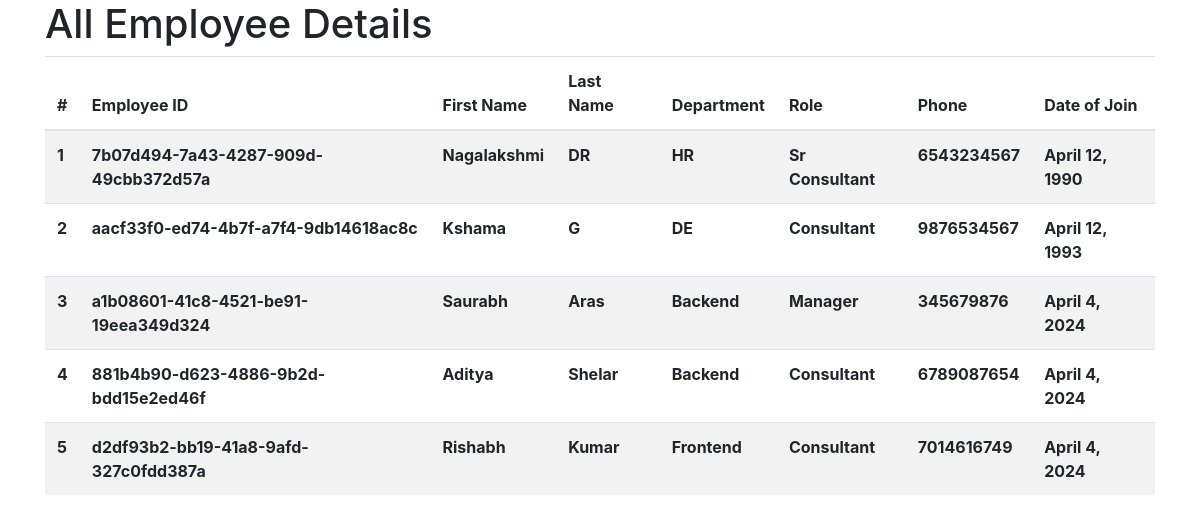
Page /all_emp/ on the committed database.
### employee_app/models.py (models this page shows, shortened)
class Employee(models.Model):
    emp_id = models.UUIDField(primary_key=True, default=uuid.uuid4)
    first_name = models.CharField(max_length=50)
    last_name = models.CharField(max_length=50)
    doj = models.DateField(auto_now=True)
    department = models.ForeignKey(Department, on_delete=models.CASCADE)
    salary = models.IntegerField(default=0)
    role = models.ForeignKey(Role, on_delete=models.CASCADE)
    phone = models.IntegerField(max_length=10)

class Department(models.Model):
    name = models.CharField(max_length=100, null=False)
    locatoin = models.CharField(max_length=100)

class Role(models.Model):
    name = models.CharField(max_length=100, null=False)

### employee_app/views.py (the view)
# urls.py: path("all_emp/", views.all_emp, name="all_emp"),
def all_emp(request):
    employee = Employee.objects.all()
    context = {"employees": employee}
    return render(request, "all_emp.html", context)

### employee_app/templates/all_emp.html (shortened to what this page needs)
<!doctype html>
<html lang="en">
<head>
    <link rel="stylesheet" href="https://cdn.jsdelivr.net/npm/bootstrap@4.4.1/dist/css/bootstrap.min.css"
>
</head>
<body>
    <div class="container">
        <h1>All Employee Details</h1>
        <table class="table table-striped">
            <thead>
              <tr>
                <th scope="col">#</th>
                <th scope="col">Employee ID</th>
                <th scope="col">First Name</th>
                <th scope="col">Last Name</th>
                <th scope="col">Department</th>
                <th scope="col">Role</th>
                <th scope="col">Phone</th>
                <th scope="col">Date of Join</th>
              </tr>
            </thead>
            <tbody>
                {%for emp in employees%}
              <tr>
                <th scope="row">{{forloop.counter}}</th>
                <th scope="col">{{emp.emp_id}}</th>
                <th scope="col">{{emp.first_name}}</th>
                <th scope="col">{{emp.last_name}}</th>
                <th scope="col">{{emp.department.name}}</th>
                <th scope="col">{{emp.role.name}}</th>
                <th scope="col">{{emp.phone}}</th>
                <th scope="col">{{emp.doj}}</th>
              </tr>
              {% endfor %}
            </tbody>
          </table>
    </div>
</body>
</html>

### rows in the picture
Employee: emp_id "7b07d494-7a43-4287-909d-49cbb372d57a", first_name "Nagalakshmi", last_name "DR", department.name "HR", role.name "Sr Consultant", phone "6543234567", doj "April 12, 1990"
Employee: emp_id "aacf33f0-ed74-4b7f-a7f4-9db14618ac8c", first_name "Kshama", last_name "G", department.name "DE", role.name "Consultant", phone "9876534567", doj "April 12, 1993"
Employee: emp_id "a1b08601-41c8-4521-be91-19eea349d324", first_name "Saurabh", last_name "Aras", department.name "Backend", role.name "Manager", phone "345679876", doj "April 4, 2024"
Employee: emp_id "881b4b90-d623-4886-9b2d-bdd15e2ed46f", first_name "Aditya", last_name "Shelar", department.name "Backend", role.name "Consultant", phone "6789087654", doj "April 4, 2024"
Employee: emp_id "d2df93b2-bb19-41a8-9afd-327c0fdd387a", first_name "Rishabh", last_name "Kumar", department.name "Frontend", role.name "Consultant", phone "7014616749", doj "April 4, 2024"
